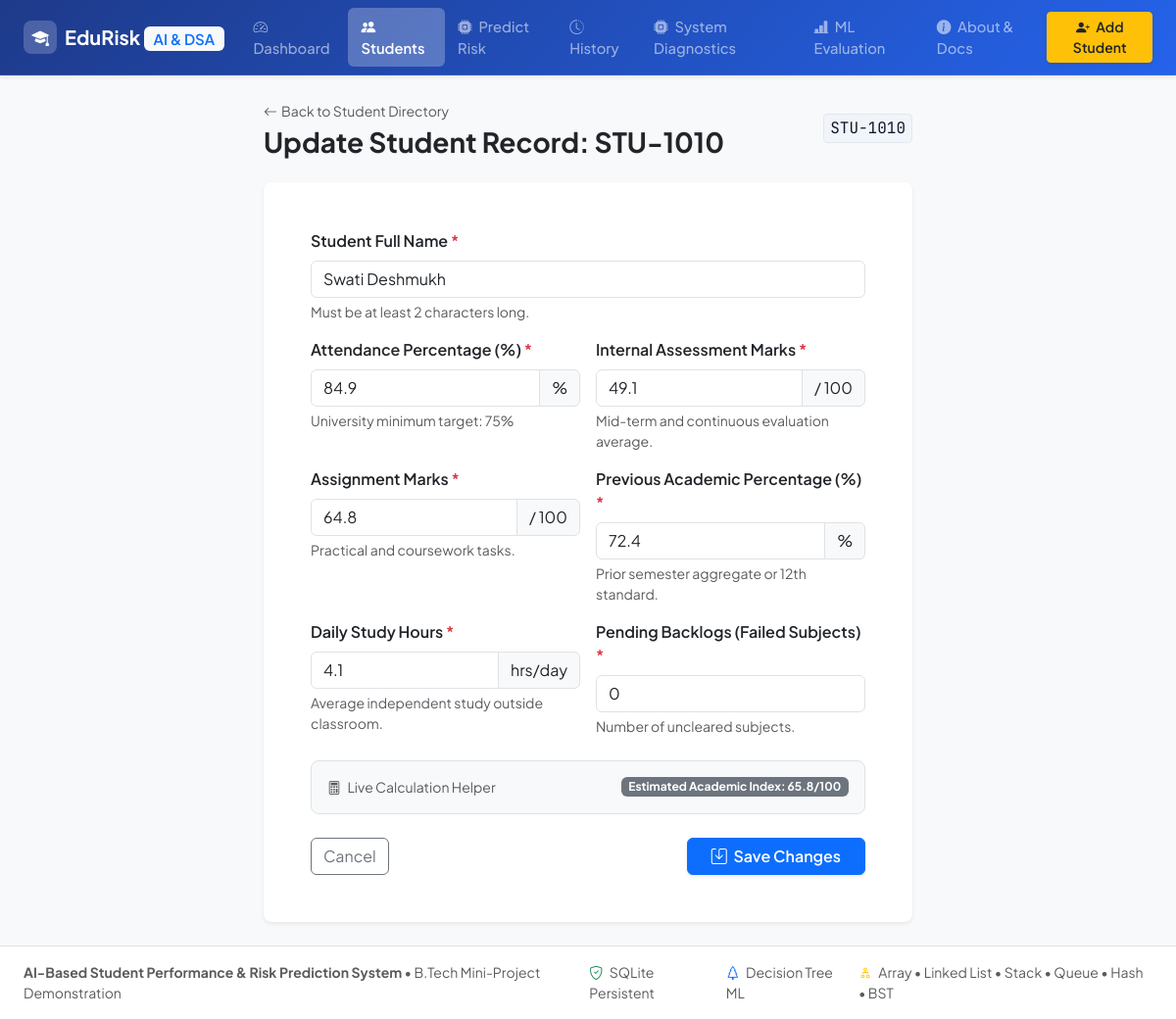
Screenshot of /students/STU-1010/edit with the database file from the repository.
### tables this page shows
CREATE TABLE students (
        id INTEGER PRIMARY KEY AUTOINCREMENT,
        student_id TEXT UNIQUE NOT NULL,
        name TEXT NOT NULL,
        attendance REAL NOT NULL CHECK (attendance >= 0.0 AND attendance <= 100.0),
        internal_marks REAL NOT NULL CHECK (internal_marks >= 0.0 AND internal_marks <= 100.0),
        assignment_marks REAL NOT NULL CHECK (assignment_marks >= 0.0 AND assignment_marks <= 100.0),
        previous_percentage REAL NOT NULL CHECK (previous_percentage >= 0.0 AND previous_percentage <= 100.0),
        study_hours REAL NOT NULL CHECK (study_hours >= 0.0 AND study_hours <= 24.0),
        failed_subjects INTEGER NOT NULL CHECK (failed_subjects >= 0),
        predicted_risk TEXT NOT NULL DEFAULT 'Not Predicted',
        risk_probability REAL DEFAULT 0.0,
        created_at TEXT NOT NULL,
        updated_at TEXT NOT NULL
    );

### app.py (the view, shortened to what this page needs)
def edit_student_page(student_id):
    db_path = Config.DATABASE_PATH
    student = StudentService.get_student_by_id(student_id, db_path=db_path)
    if not student:
        flash(f"Student {student_id} not found.", "danger")
        return redirect(url_for("list_students"))
    return render_template("student_form.html", is_edit=True, student=student)

### database/db.py (called while the page is built)
def get_db_connection(db_path=None):
    if db_path is None:
        db_path = get_db_path()
    else:
        Path(db_path).parent.mkdir(parents=True, exist_ok=True)
    conn = sqlite3.connect(db_path, timeout=10)
    conn.row_factory = sqlite3.Row
    conn.execute("PRAGMA foreign_keys = ON")
    return conn

def execute_query(query, params=(), db_path=None, fetchone=False):
    conn = get_db_connection(db_path)
    cursor = conn.cursor()
    cursor.execute(query, params)
    result = cursor.fetchone() if fetchone else cursor.fetchall()
    conn.close()
    return result

### services/student_service.py (called while the page is built)
    @classmethod
    def get_student_by_id(cls, student_id: str, db_path=None) -> Optional[Dict[str, Any]]:
        row = execute_query(
            "SELECT * FROM students WHERE student_id = ?;",
            (student_id.strip().upper(),),
            db_path=db_path,
            fetchone=True
        )
        return dict(row) if row else None

### templates/student_form.html (shortened to what this page needs)
{% extends "base.html" %}
{% block content %}
<div class="row justify-content-center">
    <div class="col-12 col-lg-8 col-xl-7">
        <div class="d-flex align-items-center justify-content-between mb-4">
            <div>
                <a href="{{ url_for('list_students') }}" class="text-decoration-none small text-muted d-inline-flex align-items-center gap-1 mb-1">
                    <i class="bi bi-arrow-left"></i> Back to Student Directory
                </a>
                <h1 class="h3 fw-bold mb-0 text-dark">
                    {{ 'Update Student Record: ' + student.student_id if is_edit else 'Enroll New Student' }}
                </h1>
            </div>
            {% if is_edit %}
                <span class="mono-badge fs-6">{{ student.student_id }}</span>
            {% endif %}
        </div>
        <div class="card border-0 shadow-sm rounded-3">
            <div class="card-body p-4 p-md-5">
                <form method="POST" action="{{ url_for('edit_student_page', student_id=student.student_id) if is_edit else url_for('create_student_page') }}">
                    <div class="mb-3">
                        <label for="name" class="form-label fw-semibold">Student Full Name <span class="text-danger">*</span></label>
                        <input type="text" class="form-control" id="name" name="name" required placeholder="e.g. Rahul Sharma" value="{{ student.name if student else '' }}">
                        <div class="form-text">Must be at least 2 characters long.</div>
                    </div>
                    <div class="row g-3 mb-3">
                        <div class="col-12 col-md-6">
                            <label for="attendance" class="form-label fw-semibold">Attendance Percentage (%) <span class="text-danger">*</span></label>
                            <div class="input-group">
                                <input type="number" step="0.1" min="0" max="100" class="form-control" id="attendance" name="attendance" required placeholder="0.0 - 100.0" value="{{ student.attendance if student else '' }}">
                                <span class="input-group-text">%</span>
                            </div>
                            <div class="form-text">University minimum target: 75%</div>
                        </div>
                        <div class="col-12 col-md-6">
                            <label for="internal_marks" class="form-label fw-semibold">Internal Assessment Marks <span class="text-danger">*</span></label>
                            <div class="input-group">
                                <input type="number" step="0.1" min="0" max="100" class="form-control" id="internal_marks" name="internal_marks" required placeholder="0.0 - 100.0" value="{{ student.internal_marks if student else '' }}">
                                <span class="input-group-text">/ 100</span>
                            </div>
                            <div class="form-text">Mid-term and continuous evaluation average.</div>
                        </div>
                    </div>
                    <div class="row g-3 mb-3">
                        <div class="col-12 col-md-6">
                            <label for="assignment_marks" class="form-label fw-semibold">Assignment Marks <span class="text-danger">*</span></label>
                            <div class="input-group">
                                <input type="number" step="0.1" min="0" max="100" class="form-control" id="assignment_marks" name="assignment_marks" required placeholder="0.0 - 100.0" value="{{ student.assignment_marks if student else '' }}">
                                <span class="input-group-text">/ 100</span>
                            </div>
                            <div class="form-text">Practical and coursework tasks.</div>
                        </div>
                        <div class="col-12 col-md-6">
                            <label for="previous_percentage" class="form-label fw-semibold">Previous Academic Percentage (%) <span class="text-danger">*</span></label>
                            <div class="input-group">
                                <input type="number" step="0.1" min="0" max="100" class="form-control" id="previous_percentage" name="previous_percentage" required placeholder="0.0 - 100.0" value="{{ student.previous_percentage if student else '' }}">
                                <span class="input-group-text">%</span>
                            </div>
                            <div class="form-text">Prior semester aggregate or 12th standard.</div>
                        </div>
                    </div>
                    <div class="row g-3 mb-4">
                        <div class="col-12 col-md-6">
                            <label for="study_hours" class="form-label fw-semibold">Daily Study Hours <span class="text-danger">*</span></label>
                            <div class="input-group">
                                <input type="number" step="0.1" min="0" max="24" class="form-control" id="study_hours" name="study_hours" required placeholder="0.0 - 24.0" value="{{ student.study_hours if student else '' }}">
                                <span class="input-group-text">hrs/day</span>
                            </div>
                            <div class="form-text">Average independent study outside classroom.</div>
                        </div>
                        <div class="col-12 col-md-6">
                            <label for="failed_subjects" class="form-label fw-semibold">Pending Backlogs (Failed Subjects) <span class="text-danger">*</span></label>
                            <input type="number" min="0" max="20" class="form-control" id="failed_subjects" name="failed_subjects" required placeholder="0 or higher" value="{{ student.failed_subjects if student else 0 }}">
                            <div class="form-text">Number of uncleared subjects.</div>
                        </div>
                    </div>
                    <div class="p-3 bg-light rounded-3 border mb-4 d-flex justify-content-between align-items-center">
                        <span class="small text-muted"><i class="bi bi-calculator me-1"></i> Live Calculation Helper</span>
                        <span id="academic-composite-preview" class="badge bg-secondary">Estimated Academic Index: --</span>
                    </div>
                    <div class="d-flex justify-content-between align-items-center">
                        <a href="{{ url_for('list_students') }}" class="btn btn-outline-secondary">Cancel</a>
                        <button type="submit" class="btn btn-primary px-4 fw-semibold shadow-sm">
                            <i class="bi bi-save me-1"></i> {{ 'Save Changes' if is_edit else 'Register Student' }}
                        </button>
                    </div>
                </form>
            </div>
        </div>
    </div>
</div>
{% endblock %}

### static/css/style.css (style rules this page uses)
:root { --font-sans: 'Plus Jakarta Sans', system-ui, -apple-system, BlinkMacSystemFont, 'Segoe UI', Roboto, sans-serif; --font-mono: 'JetBrains Mono', monospace; --primary-color: #2563eb; --primary-hover: #1d4ed8; --primary-subtle: #eff6ff; --success-color: #10b981; --success-subtle: #ecfdf5; --warning-color: #f59e0b; --warning-subtle: #fffbeb; --danger-color: #ef4444; --danger-subtle: #fef2f2; --dark-surface: #0f172a; --card-border: #e2e8f0; --body-bg: #f8fafc; }
body { font-family: var(--font-sans); background-color: var(--body-bg); color: #1e293b; min-height: 100vh; display: flex; flex-direction: column; -webkit-font-smoothing: antialiased; }
.mono-badge { font-family: var(--font-mono); font-size: 0.82rem; background: #f1f5f9; padding: 2px 6px; border-radius: 4px; color: #0f172a; border: 1px solid #e2e8f0; }

### rows the page displays
students: student "Update Student Record: STU-1010", student_id "STU-1010", name "Swati Deshmukh", attendance "84.9", internal_marks "49.1", assignment_marks "64.8", previous_percentage "72.4", study_hours "4.1", failed_subjects "0"

### other values shown
{{ 'Save Changes' if is_edit else 'Register Student' }} "Save Changes"
